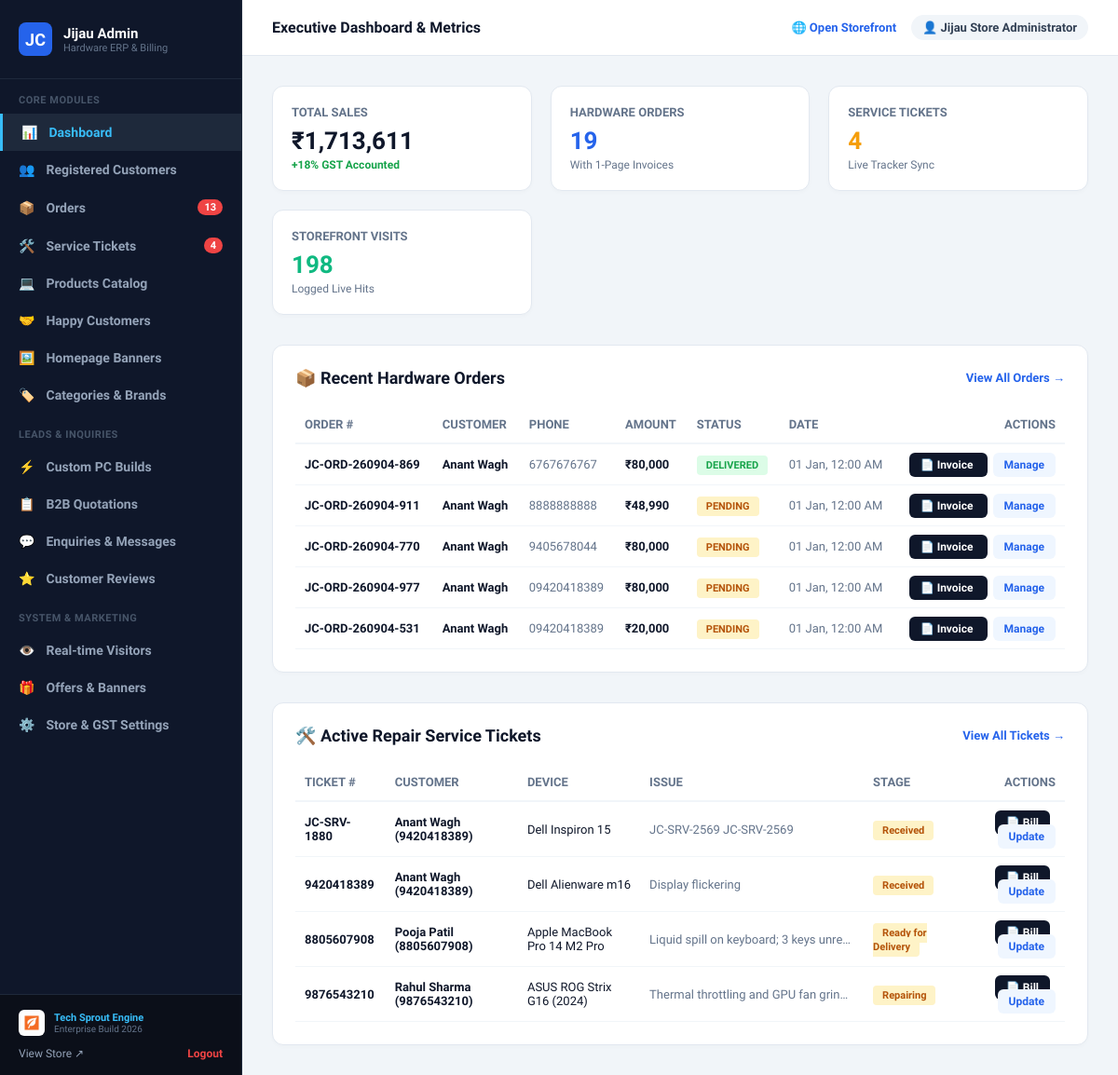
The app's page /php-jijaucomputers/admin/index.php (signed in), older data.
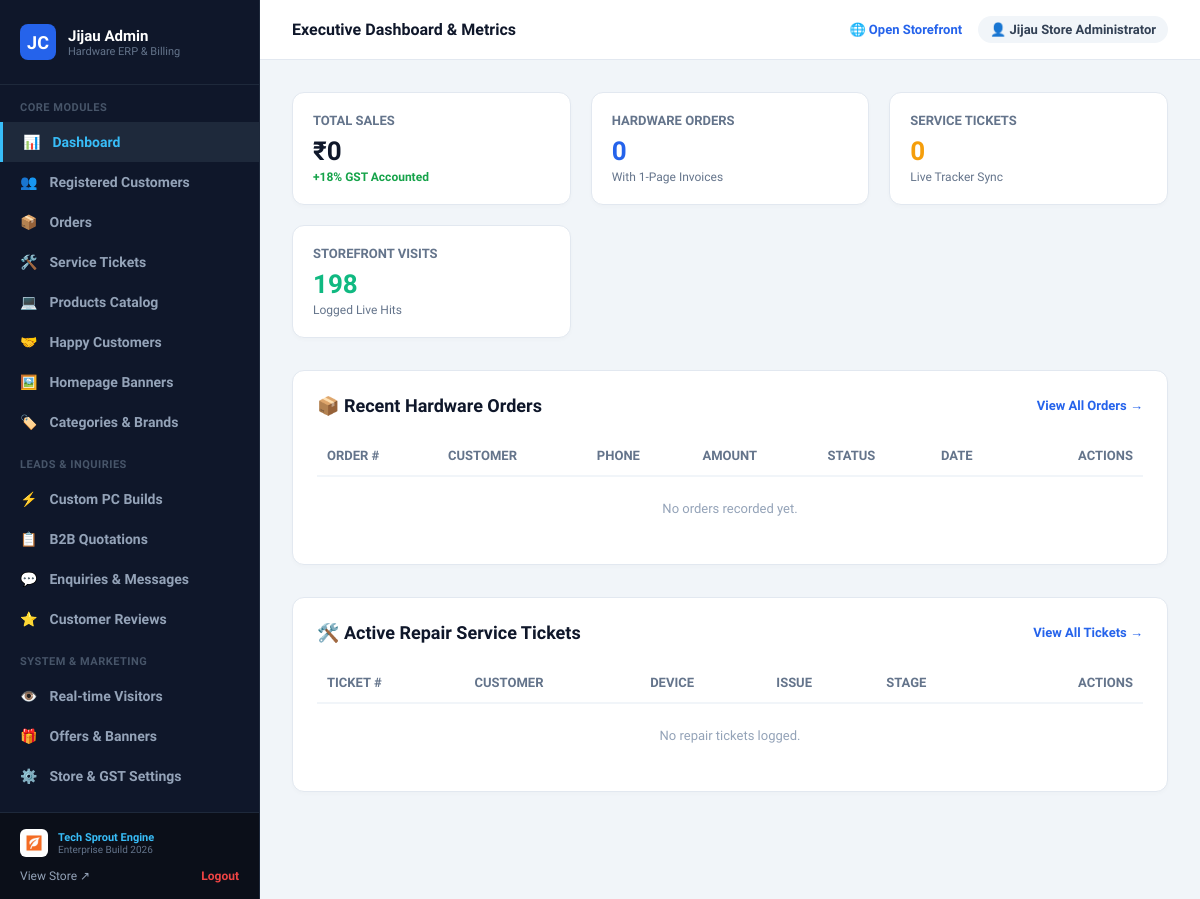
The same page, newer data.
### tables this page shows
CREATE TABLE "Order" (
    "id" TEXT NOT NULL PRIMARY KEY,
    "orderNumber" TEXT NOT NULL,
    "userId" TEXT,
    "customerName" TEXT NOT NULL,
    "phone" TEXT NOT NULL,
    "email" TEXT,
    "address" TEXT NOT NULL,
    "city" TEXT NOT NULL,
    "pincode" TEXT NOT NULL,
    "notes" TEXT,
    "subtotal" REAL NOT NULL,
    "discount" REAL NOT NULL DEFAULT 0,
    "tax" REAL NOT NULL DEFAULT 0,
    "total" REAL NOT NULL,
    "paymentMode" TEXT NOT NULL DEFAULT 'CASH_ON_DELIVERY',
    "status" TEXT NOT NULL DEFAULT 'PENDING',
    "createdAt" DATETIME NOT NULL DEFAULT CURRENT_TIMESTAMP,
    "updatedAt" DATETIME NOT NULL,
    CONSTRAINT "Order_userId_fkey" FOREIGN KEY ("userId") REFERENCES "User" ("id") ON DELETE SET NULL ON UPDATE CASCADE
);

CREATE TABLE "ServiceRequest" (
    "id" TEXT NOT NULL PRIMARY KEY,
    "ticketId" TEXT NOT NULL,
    "customerName" TEXT NOT NULL,
    "phone" TEXT NOT NULL,
    "email" TEXT,
    "deviceType" TEXT NOT NULL,
    "brand" TEXT NOT NULL,
    "model" TEXT NOT NULL,
    "serialNo" TEXT,
    "issueDesc" TEXT NOT NULL,
    "status" TEXT NOT NULL DEFAULT 'Received',
    "adminNotes" TEXT,
    "estimatedCost" REAL,
    "createdAt" DATETIME NOT NULL DEFAULT CURRENT_TIMESTAMP,
    "updatedAt" DATETIME NOT NULL
);

### php-jijaucomputers/includes/functions.php (called while the page is built, shortened)
<?php
function formatPrice($amount): string {
    $num = floatval($amount);
    return '₹' . number_format($num, 0, '.', ',');
}

### php-jijaucomputers/admin/index.php (the view, shortened to what the rows shown need)
<?php
require_once __DIR__ . '/includes/header.php';
require_once __DIR__ . '/includes/sidebar.php';
$db = getDB();
$recentOrders = $db->query('SELECT * FROM "Order" ORDER BY createdAt DESC LIMIT 5')->fetchAll();
$recentServices = $db->query('SELECT * FROM "ServiceRequest" ORDER BY createdAt DESC LIMIT 5')->fetchAll();
?>
<div style="display: flex; flex-direction: column; gap: 32px;">
  <div style="background: white; border-radius: 12px; border: 1px solid #e2e8f0; padding: 24px; box-shadow: 0 2px 4px rgba(0,0,0,0.02);">
    <div style="display: flex; justify-content: space-between; align-items: center; margin-bottom: 20px;">
      <h2 style="font-size: 18px; font-weight: 800; color: #0f172a; margin: 0;">📦 Recent Hardware Orders</h2>
    </div>
    <div style="overflow-x: auto;">
      <table style="width: 100%; border-collapse: collapse; font-size: 13px; text-align: left;">
        <thead>
          <tr style="border-bottom: 2px solid #f1f5f9; color: #64748b;">
            <th style="padding: 12px 10px;">ORDER #</th>
            <th style="padding: 12px 10px;">CUSTOMER</th>
            <th style="padding: 12px 10px;">PHONE</th>
            <th style="padding: 12px 10px;">AMOUNT</th>
            <th style="padding: 12px 10px;">STATUS</th>
            <th style="padding: 12px 10px;">DATE</th>
            <th style="padding: 12px 10px; text-align: right;">ACTIONS</th>
          </tr>
        </thead>
        <tbody>
          <?php if (empty($recentOrders)): ?>
            <tr><td colspan="7" style="padding: 24px; text-align: center; color: #94a3b8;">No orders recorded yet.</td></tr>
          <?php else: ?>
            <?php foreach ($recentOrders as $ord): ?>
              <tr style="border-bottom: 1px solid #f1f5f9;">
                <td style="padding: 14px 10px; font-weight: 800; color: #0f172a;"><?= htmlspecialchars($ord['orderNumber']) ?></td>
                <td style="padding: 14px 10px; font-weight: 600;"><?= htmlspecialchars($ord['customerName']) ?></td>
                <td style="padding: 14px 10px; color: #64748b;"><?= htmlspecialchars($ord['phone']) ?></td>
                <td style="padding: 14px 10px; font-weight: 800; color: #0f172a;"><?= formatPrice($ord['total']) ?></td>
                <td style="padding: 14px 10px;">
                  <span style="padding: 4px 10px; border-radius: 4px; font-weight: 700; font-size: 11px; background: <?= $ord['status'] === 'DELIVERED' ? '#dcfce7; color: #16a34a;' : ($ord['status'] === 'PENDING' ? '#fef3c7; color: #b45309;' : '#dbeafe; color: #1e40af;') ?>">
                    <?= htmlspecialchars($ord['status']) ?>
                  </span>
                </td>
                <td style="padding: 14px 10px; color: #64748b;"><?= date('d M, h:i A', strtotime($ord['createdAt'])) ?></td>
                <td style="padding: 14px 10px; text-align: right;">
                  <a href="/invoice.php?order=<?= urlencode($ord['orderNumber']) ?>&print=true" target="_blank" style="padding: 6px 12px; background: #0f172a; color: white; border-radius: 6px; text-decoration: none; font-weight: 700; font-size: 12px; margin-right: 6px;">
                    📄 Invoice
                  </a>
                  <a href="/admin/orders.php" style="padding: 6px 12px; background: #eff6ff; color: #2563eb; border-radius: 6px; text-decoration: none; font-weight: 700; font-size: 12px;">
                    Manage
                  </a>
                </td>
              </tr>
            <?php endforeach; ?>
          <?php endif; ?>
        </tbody>
      </table>
    </div>
  </div>
  <div style="background: white; border-radius: 12px; border: 1px solid #e2e8f0; padding: 24px; box-shadow: 0 2px 4px rgba(0,0,0,0.02);">
    <div style="display: flex; justify-content: space-between; align-items: center; margin-bottom: 20px;">
      <h2 style="font-size: 18px; font-weight: 800; color: #0f172a; margin: 0;">🛠️ Active Repair Service Tickets</h2>
    </div>
    <div style="overflow-x: auto;">
      <table style="width: 100%; border-collapse: collapse; font-size: 13px; text-align: left;">
        <thead>
          <tr style="border-bottom: 2px solid #f1f5f9; color: #64748b;">
            <th style="padding: 12px 10px;">TICKET #</th>
            <th style="padding: 12px 10px;">CUSTOMER</th>
            <th style="padding: 12px 10px;">DEVICE</th>
            <th style="padding: 12px 10px;">ISSUE</th>
            <th style="padding: 12px 10px;">STAGE</th>
            <th style="padding: 12px 10px; text-align: right;">ACTIONS</th>
          </tr>
        </thead>
        <tbody>
          <?php if (empty($recentServices)): ?>
            <tr><td colspan="6" style="padding: 24px; text-align: center; color: #94a3b8;">No repair tickets logged.</td></tr>
          <?php else: ?>
            <?php foreach ($recentServices as $srv): ?>
              <tr style="border-bottom: 1px solid #f1f5f9;">
                <td style="padding: 14px 10px; font-weight: 800; color: #0f172a;"><?= htmlspecialchars($srv['ticketId']) ?></td>
                <td style="padding: 14px 10px; font-weight: 600;"><?= htmlspecialchars($srv['customerName']) ?> (<?= htmlspecialchars($srv['phone']) ?>)</td>
                <td style="padding: 14px 10px;"><?= htmlspecialchars($srv['brand']) ?> <?= htmlspecialchars($srv['model']) ?></td>
                <td style="padding: 14px 10px; color: #64748b; max-width: 240px; white-space: nowrap; overflow: hidden; text-overflow: ellipsis;"><?= htmlspecialchars($srv['issueDesc']) ?></td>
                <td style="padding: 14px 10px;">
                  <span style="padding: 4px 10px; border-radius: 4px; font-weight: 700; font-size: 11px; background: #fef3c7; color: #b45309;">
                    <?= htmlspecialchars($srv['status']) ?>
                  </span>
                </td>
                <td style="padding: 14px 10px; text-align: right;">
                  <a href="/invoice.php?service=<?= urlencode($srv['ticketId']) ?>&print=true" target="_blank" style="padding: 6px 12px; background: #0f172a; color: white; border-radius: 6px; text-decoration: none; font-weight: 700; font-size: 12px; margin-right: 6px;">
                    📄 Bill
                  </a>
                  <a href="/admin/service-requests.php" style="padding: 6px 12px; background: #eff6ff; color: #2563eb; border-radius: 6px; text-decoration: none; font-weight: 700; font-size: 12px;">
                    Update
                  </a>
                </td>
              </tr>
            <?php endforeach; ?>
          <?php endif; ?>
        </tbody>
      </table>
    </div>
  </div>
</div>
<?php
require_once __DIR__ . '/includes/footer.php';
?>

Row changes from the older to the newer data that the page shows:
removed order: orderNumber "JC-ORD-260904-869", customerName "Anant Wagh", phone "6767676767", total "₹80,000", status "DELIVERED", createdAt "01 Jan, 12:00 AM"
removed order: orderNumber "JC-ORD-260904-911", customerName "Anant Wagh", phone "8888888888", total "₹48,990", status "PENDING", createdAt "01 Jan, 12:00 AM"
removed order: orderNumber "JC-ORD-260904-770", customerName "Anant Wagh", phone "9405678044", total "₹80,000", status "PENDING", createdAt "01 Jan, 12:00 AM"
removed order: orderNumber "JC-ORD-260904-977", customerName "Anant Wagh", phone "09420418389", total "₹80,000", status "PENDING", createdAt "01 Jan, 12:00 AM"
removed order: orderNumber "JC-ORD-260904-531", customerName "Anant Wagh", phone "09420418389", total "₹20,000", status "PENDING", createdAt "01 Jan, 12:00 AM"
removed servicerequest: ticketId "JC-SRV-1880", customerName "Anant Wagh", phone "9420418389", brand "Dell", model "Inspiron 15", issueDesc "JC-SRV-2569 JC-SRV-2569", status "Received"
removed servicerequest: ticketId "9420418389", customerName "Anant Wagh", phone "9420418389", brand "Dell", model "Alienware m16", issueDesc "Display flickering", status "Received"
removed servicerequest: ticketId "8805607908", customerName "Pooja Patil", phone "8805607908", brand "Apple", model "MacBook Pro 14 M2 Pro", issueDesc "Liquid spill on keyboard; 3 keys unre…", status "Ready for Delivery"
removed servicerequest: ticketId "9876543210", customerName "Rahul Sharma", phone "9876543210", brand "ASUS", model "ROG Strix G16 (2024)", issueDesc "Thermal throttling and GPU fan grin…", status "Repairing"
Text that changed along with them:
formatPrice($totalSales): "₹1,713,611" → "₹0"
$totalOrders: "19" → "0"
$totalServices: "4" → "0"
$pendingOrdersCount: "13" → (not shown)
$activeServiceCount: "4" → (not shown)
text now shown: "No orders recorded yet. No repair tickets logged."
